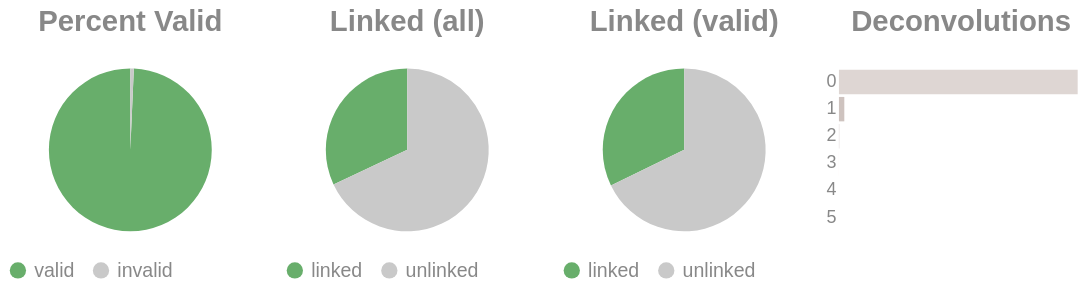

The notebook cell saved with this chart:
### Code cell
if SKIPLR:
    pass
else:
    clash = Counter()
    for i in valids['molecule'].to_list():
        _mol = i.split("-")
        if len(_mol) == 1:
            clash.update('0')
        else:
            clash.update(_mol[-1])

    _d = {"deconvolutions": [], 'count': []}
    for k,v in clash.items():
        _d['deconvolutions'].append(k)
        _d['count'].append(v)

    tot_valid = valids['reads'].sum()
    mask = valids['reads'] >= 2
    n_linked_reads = valids.filter(mask)['reads'].sum()
    if n_linked_reads == 0:
        print_html("No linked molecules (>=2 reads) were detected; skipping linked-only distributions.")
        SKIPLR = True
    else:
        perc_valid = round(tot_valid / n_reads, 4)
        linked_perc_abs = round(n_linked_reads / n_reads, 4)
        linked_perc = round(n_linked_reads / tot_valid, 4)

    _valid = pl.DataFrame({"valids": ['valid', 'invalid'], "count": [tot_valid, n_reads - tot_valid]})
    _linked_abs = pl.DataFrame({"linked (absolute)": ['linked', 'unlinked'], "count": [n_linked_reads, n_reads - n_linked_reads]})
    _linked_rel = pl.DataFrame({"linked (valids)": ['linked', 'unlinked'], "count": [n_linked_reads, tot_valid - n_linked_reads]})

    (
        alt.hconcat(
            piechart(_valid, goodval = 'valid', title = "Percent Valid"),
            piechart(_linked_abs, goodval = "linked", title =  "Linked (all)"),
            piechart(_linked_rel, goodval = "linked", title =  "Linked (valid)"),
            convolutionbar(pl.DataFrame(_d), title = "Deconvolutions"),
            center = True,
            bounds = 'flush'
        )
        .resolve_scale(color='independent')
        .resolve_legend('independent')
        .properties(usermeta={'embedOptions': {"actions": False}})
    ).display()

### Figure 1 — Vega-Lite specification as saved in the notebook (floating-point values rounded to 4 significant figures)
{"width": "container", "height": 400, "config": {"title": {"anchor": "start", "dy": -15, "fontSize": 18, "color": "#888888", "subtitleColor": "#888888", "subtitleFontSize": 14}, "arc": {"fill": "#0072B2"}, "axis": {"domainColor": "#888888", "domainWidth": 0.5, "gridWidth": 0.2, "grid": false, "titleFontWeight": 400, "titleFontSize": 15, "labelFontSize": 11, "labelColor": "#888888", "tickColor": "#888888", "tickWidth": 0.2, "titleColor": "#888888"}, "axisBand": {"grid": false}, "axisX": {"grid": true, "tickSize": 10, "domainCap": "round"}, "axisY": {"domain": false, "grid": true, "tickSize": 0, "domainCap": "round"}, "background": "transparent", "header": {"labelFontSize": 15, "labelColor": "#888888", "titleFontSize": 15, "titleFontWeight": 600, "titleColor": "#888888"}, "legend": {"labelFont": "sans-serif", "labelFontSize": 12, "labelColor": "#888888", "symbolSize": 100, "symbolType": "circle", "titleFontSize": 12, "titlePadding": 10, "titleColor": "#888888", "title": null}, "range": {"category": ["#E69F00", "#56B4E9", "#009E73", "#F0E442", "#0072B2", "#D55E00", "#CC79A7", "#000000"], "diverging": ["#cfe8f3", "#a2d4ec", "#73bfe2", "#46abdb", "#1696d2", "#12719e"]}, "area": {"fill": "#0072B2", "fillOpacity": 0.7, "line": true, "strokeOpacity": 0.7}, "line": {"color": "#0072B2", "stroke": "#0072B2", "strokeWidth": 2}, "trail": {"color": "#0072B2", "stroke": "#0072B2", "strokeWidth": 0, "size": 1}, "point": {"filled": true, "fillOpacity": 1.0, "size": 95}, "text": {"color": "#888888", "fontSize": 11, "align": "right", "fontWeight": 400, "size": 11}, "bar": {"fill": "#0072B2", "stroke": null}, "view": {"stroke": null, "continuousWidth": 660, "continuousHeight": 400}}, "hconcat": [{"data": {"name": "data-b2c7b9a00d59b3d797ff8c3addd67627"}, "mark": {"type": "arc"}, "encoding": {"color": {"field": "valids", "legend": {"orient": "bottom", "title": null}, "scale": {"domain": ["valid", "invalid"], "range": ["#68ae6b", "#C9C9C9"]}, "title": "Valids", "type": "nominal"}, "theta": {"field": "count", "type": "quantitative"}, "tooltip": [{"field": "valids", "title": "Valids", "type": "ordinal"}, {"field": "percent", "format": ".2%", "title": "Percent", "type": "quantitative"}, {"field": "count", "title": "Count", "type": "quantitative"}]}, "height": 100, "title": {"text": "Percent Valid", "align": "center", "anchor": "middle"}, "transform": [{"calculate": "datum.count / 2276427", "as": "percent"}], "width": 150}, {"data": {"name": "data-845b117f0fcf789217c74dac9b7a755e"}, "mark": {"type": "arc"}, "encoding": {"color": {"field": "linked (absolute)", "legend": {"orient": "bottom", "title": null}, "scale": {"domain": ["linked", "unlinked"], "range": ["#68ae6b", "#C9C9C9"]}, "title": "Linked (Absolute)", "type": "nominal"}, "theta": {"field": "count", "type": "quantitative"}, "tooltip": [{"field": "linked (absolute)", "title": "Linked (Absolute)", "type": "ordinal"}, {"field": "percent", "format": ".2%", "title": "Percent", "type": "quantitative"}, {"field": "count", "title": "Count", "type": "quantitative"}]}, "height": 100, "title": {"text": "Linked (all)", "align": "center", "anchor": "middle"}, "transform": [{"calculate": "datum.count / 2276427", "as": "percent"}], "width": 150}, {"data": {"name": "data-0879396b184f72f284672eef8993600d"}, "mark": {"type": "arc"}, "encoding": {"color": {"field": "linked (valids)", "legend": {"orient": "bottom", "title": null}, "scale": {"domain": ["linked", "unlinked"], "range": ["#68ae6b", "#C9C9C9"]}, "title": "Linked (Valids)", "type": "nominal"}, "theta": {"field": "count", "type": "quantitative"}, "tooltip": [{"field": "linked (valids)", "title": "Linked (Valids)", "type": "ordinal"}, {"field": "percent", "format": ".2%", "title": "Percent", "type": "quantitative"}, {"field": "count", "title": "Count", "type": "quantitative"}]}, "height": 100, "title": {"text": "Linked (valid)", "align": "center", "anchor": "middle"}, "transform": [{"calculate": "datum.count / 2260715", "as": "percent"}], "width": 150}, {"data": {"name": "data-63db364f9f281cebae9b6b0db8fd6b00"}, "mark": {"type": "bar"}, "encoding": {"color": {"field": "deconvolutions", "legend": null, "scale": {"scheme": "lightgreyred"}, "type": "nominal"}, "tooltip": [{"field": "deconvolutions", "title": "Deconvolutions", "type": "ordinal"}, {"field": "percent", "format": ".2%", "title": "Percent", "type": "quantitative"}, {"field": "count", "title": "Count", "type": "quantitative"}], "x": {"axis": null, "field": "count", "type": "quantitative"}, "y": {"field": "deconvolutions", "sort": "ascending", "title": null, "type": "nominal"}}, "height": 100, "title": {"text": "Deconvolutions", "align": "center", "anchor": "middle"}, "transform": [{"calculate": "datum.count / 1800178", "as": "percent"}], "width": 150}], "bounds": "flush", "center": true, "resolve": {"legend": {"angle": "independent"}, "scale": {"color": "independent"}}, "usermeta": {"embedOptions": {"actions": false}}, "$schema": "https://vega.github.io/schema/vega-lite/v6.1.0.json", "datasets": {"data-b2c7b9a00d59b3d797ff8c3addd67627": [{"valids": "valid", "count": 2260715}, {"valids": "invalid", "count": 15712}], "data-845b117f0fcf789217c74dac9b7a755e": [{"linked (absolute)": "linked", "count": 728251}, {"linked (absolute)": "unlinked", "count": 1548176}], "data-0879396b184f72f284672eef8993600d": [{"linked (valids)": "linked", "count": 728251}, {"linked (valids)": "unlinked", "count": 1532464}], "data-63db364f9f281cebae9b6b0db8fd6b00": [{"deconvolutions": "0", "count": 1758650}, {"deconvolutions": "1", "count": 39625}, {"deconvolutions": "2", "count": 1758}, {"deconvolutions": "3", "count": 126}, {"deconvolutions": "4", "count": 16}, {"deconvolutions": "5", "count": 3}]}}
